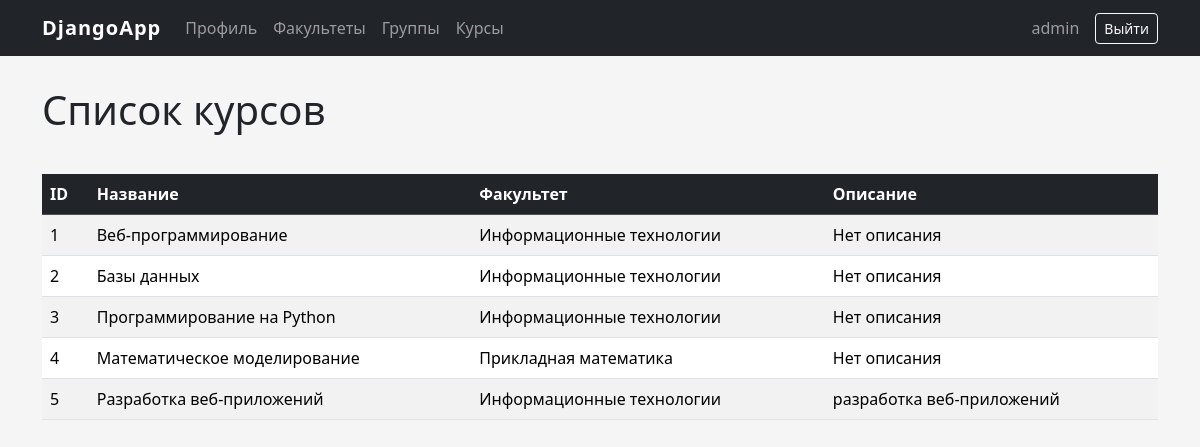
The app's page /courses/ (signed in) with its own data.
### accounts/models.py (models this page shows, shortened)
class Course(models.Model):
    title = models.CharField(max_length=200)
    description = models.TextField(blank=True)
    department = models.ForeignKey(
        Department,
        on_delete=models.CASCADE,
        related_name='courses'
    )

class Department(models.Model):
    name = models.CharField(max_length=200)

### accounts/views.py (the view)
# urls.py: path('courses/', views.course_list, name='course_list'),
@login_required
def course_list(request):
    courses = Course.objects.select_related(
        'department'
    ).all()
    return render(
        request,
        'course_list.html',
        {
            'courses': courses,
            'is_methodist': is_methodist(
                request.user
            ),
        }
    )

### accounts/views.py (called while the page is built)
def is_methodist(user):
    return user.groups.filter(
        name='Методист'
    ).exists()

### templates/course_list.html (shortened to what this page needs)
{% extends 'base.html' %}
{% block content %}
<div class="d-flex justify-content-between mb-3">
  <h1 class="mb-4">
    Список курсов
  </h1>
</div>
<table class="table table-striped table-hover">
  <thead class="table-dark">
  <tr>
    <th>ID</th>
    <th>Название</th>
    <th>Факультет</th>
    <th>Описание</th>
  </tr>
  </thead>
  <tbody>
    {% for course in courses %}
  <tr>
    <td>
      {{ course.id }}
    </td>
    <td>
      {{ course.title }}
    </td>
    <td>
      {{ course.department.name }}
    </td>
    <td>
      {{ course.description|default:"Нет описания" }}
    </td>
  </tr>
    {% empty %}
    <tr>
      <td colspan="{% if is_methodist %}5{% else %}4{% endif %}">
        Курсов пока нет.
      </td>
    </tr>
    {% endfor %}
  </tbody>
</table>
{% endblock %}

### templates/base.html (shortened to what this page needs)
{% load static %}
<!DOCTYPE html>
<html lang="ru">
<head>
    <link rel="stylesheet" href="{% static 'vendor/bootstrap/css/bootstrap.min.css' %}">
    <link rel="stylesheet" href="{% static 'css/style.css' %}">
</head>
<body>
<nav class="navbar navbar-expand-lg navbar-dark bg-dark">
    <div class="container">
        <a class="navbar-brand"
           href="/profile/">
            DjangoApp
        </a>
        <div class="navbar-nav me-auto">
            <a class="nav-link" href="/profile/">Профиль</a>
            <a class="nav-link" href="/departments/">Факультеты</a>
            <a class="nav-link" href="/groups/">Группы</a>
            <a class="nav-link" href="/courses/">Курсы</a>
        </div>
        {% if user.is_authenticated %}
            <span class="navbar-text me-3">
                {{ user.username }}
            </span>
            <form method="post"
                  action="/accounts/logout/">
                <button class="btn btn-outline-light btn-sm"
                        type="submit">
                    Выйти
                </button>
            </form>
        {% endif %}
    </div>
</nav>
<div class="container page-container">
    {% block content %}
    {% endblock %}
</div>
</body>
</html>

### static/css/style.css (style rules this page uses)
body { background-color: #f5f5f5; }
.page-container { margin-top: 30px; }
.navbar-brand { font-weight: bold; letter-spacing: 1px; }

### records on screen
Course: id "1", title "Веб-программирование", department.name "Информационные технологии", description "Нет описания"
Course: id "2", title "Базы данных", department.name "Информационные технологии", description "Нет описания"
Course: id "3", title "Программирование на Python", department.name "Информационные технологии", description "Нет описания"
Course: id "4", title "Математическое моделирование", department.name "Прикладная математика", description "Нет описания"
Course: id "5", title "Разработка веб-приложений", department.name "Информационные технологии", description "разработка веб-приложений"

### other values on screen
{{ user.username }} "admin"
